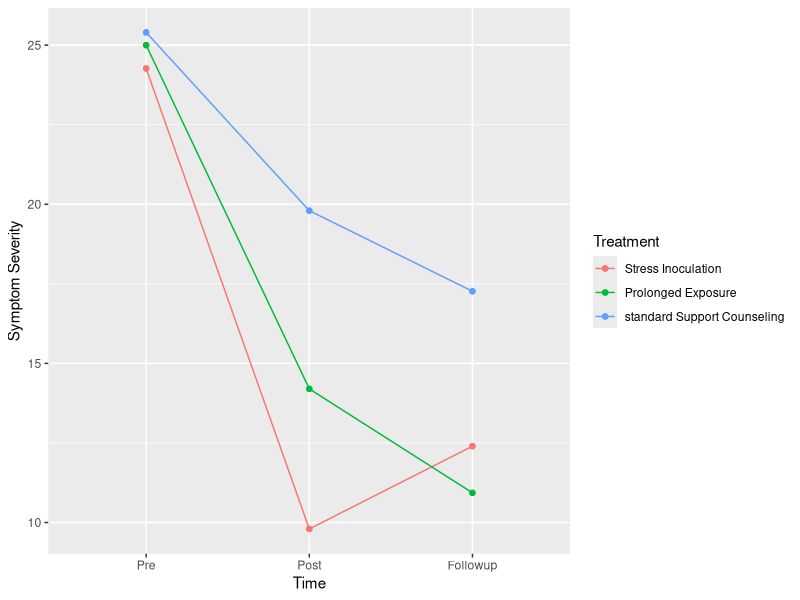

R code for this plot:
## ---- chunk 1
library(tidyverse)
library(emmeans)
library(car)
behavior <- read.table("BehaviorRating.dat", header = TRUE)
ptsd <- read.table("PTSDmixed.dat", header = TRUE) %>%
  mutate(Group = factor(Group,
                        labels=c(
                          "Stress Inoculation",
                          "Prolonged Exposure",
                          "standard Support Counseling")
                        )
         )
## ---- chunk 2
behav.lm <- lm(cbind(Parent, Teacher, Self) ~ 1,
                data = behavior)
measures <- as.factor(c("Parent", "Teacher", "Self"))
behav.aov <- Anova(behav.lm,
                   idata=data.frame(measures),
                   idesign=~measures,
                   type=3)
behav.summary <- summary(behav.aov)
## ---- chunk 3
cat("\nResponse transformation matrix:\n")
print(behav.summary$multivariate.tests$measures$P) # Uncorrected
cat("\nUncorrected Univariate Test:\n")
print(behav.summary$univariate.tests) # Assumes sphericity
cat("\nMauchly's test:\n")
print(behav.summary$sphericity.tests) # Mauchly's (not violated)
cat("\nCorrected tests:\n")
print(behav.summary$pval.adjustments[,]) # Corrected
## ---- chunk 4
SS_total <- 140.2 + 1568.8 + 155.1 # = 1,864.1
## ---- chunk 5
print(behav.summary$multivariate.tests$measures)
## ---- chunk 6
emms <- emmeans(behav.lm, ~ rep.meas, adjust="none")
# unadjusted
print(pairs(emms, adjust="none"))
## ---- chunk 7
# Bonferroni
print(pairs(emms, adjust="bonferroni"))
## ---- chunk 8
r=4 # Treatments
g=3 # Groups
n=8 # Subjects

# Degrees of Freedom
g*n - 1 # df S = 23
g - 1 # df G = 2
g*(n - 1) # df S(G) = 21
r - 1 # df R = 3
(r - 1)*(n*g - 1) # df RxS = 69
(r - 1)*(g - 1) # df RxG = 6
g*(r - 1)*(n - 1) # df RxS(G) = 63
g*n*r - 1 # df Total = 95

# Sum of Squares
60 - 21 # SS S(G) = 39
90 + 60 # SS RxS is sum of SS for RxG and RxS(G) = 150
60 + 36 + 150 # SS_Total is sum of SS for Subject, Treatment, Interaction = 246

# Mean Squares
21 / 2 # MS G = 10.5
39 / 21 # MS S(G) = 1.857143
36 / 3 # MS R = 12
90 / 6 # MS RxG = 15
60 / 63 # MS RxS(G) = 0.952381

# F Statistics
10.5 / 1.857143 # F for G = 3.4668
12 / 0.952381 # F for R = 1.603796
15 / 0.952381 # F for RxG = 2.246408

# Critical Values
qf(p=.05, df1 = 2, df2 = 21, lower.tail = FALSE) # Group
qf(p=.05, df1 = 36, df2 = 63, lower.tail = FALSE) # Treatment
qf(p=.05, df1 = 6, df2 = 63, lower.tail = FALSE) # Treatment x Group
## ---- chunk 9
ptsd.lm <- lm(cbind(Pre, Post, Followup) 
              ~ Group,
              data = ptsd)

emmip(ptsd.lm, Group ~ rep.meas) +
  guides(color=guide_legend(title="Treatment")) +
  xlab("Time") +
  ylab("Symptom Severity")
## ---- chunk 10
summary(aov(Pre ~ Group, data=ptsd))
## ---- chunk 11
measures <- as.factor(c("Pre", "Post", "Followup"))
ptsd.aov <- Anova(ptsd.lm,
                   idata=data.frame(measures),
                   idesign=~measures,
                   type=3)
ptsd.summary <- summary(ptsd.aov)
## ---- chunk 12
cat("\nUncorrected Univariate Test:\n")
print(ptsd.summary$univariate.tests) # Assumes sphericity
cat("\nMauchly's test:\n")
print(ptsd.summary$sphericity.tests) # Mauchly's (not violated)
cat("\nCorrected tests:\n")
print(ptsd.summary$pval.adjustments[,]) # Corrected
## ---- chunk 13
print(ptsd.summary$multivariate.tests$`Group:measures`)
